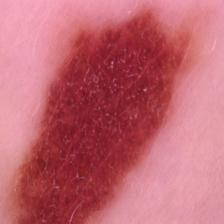
#> input picture src/backend/Benign/120.jpg, 224 x 224 px
$ python -i pipeline.py   (imports and definitions only)
#> lines starting #> are read from the running program, lines starting #| are printed output that depends on the picture; after the words box and inside, x2 and y2 are one past the last pixel; in counts of white or black regions, pixels touching at a corner belong together
#> further down, picture is the input picture: shape (224, 224, 3); mean B, G, R 112.3, 101.2, 192.2
import cv2
import numpy as np
import torch
from PIL import Image
import io

# [141 lines left out: functions remove_hair_artifacts, apply_clahe_enhancement, analyze_dermatoscopic_features, not called in this run]


def detect_and_crop_lesion_roi(image_bgr: np.ndarray) -> tuple[np.ndarray, float]:
    """
    Detects human skin region, eliminates background objects (laptops, desks, clothing),
    and applies Center Distance Weighting to crop tightly around macroscopic smartphone photo lesions.
    Extracts ABCDE intra-lesion color variegation std.
    """
    h, w, _ = image_bgr.shape
#> h = 224; w = 224

    # 1. Skin Segmentation in YCbCr
    ycrcb = cv2.cvtColor(image_bgr, cv2.COLOR_BGR2YCrCb)
#> ycrcb: shape (224, 224, 3); mean of channels 0, 1, 2 129.7, 172.6, 118.2
    skin_mask = cv2.inRange(ycrcb, np.array([0, 133, 77], dtype=np.uint8), np.array([255, 173, 127], dtype=np.uint8))
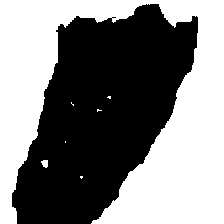
#> skin_mask: shape (224, 224); 49.8% white; 7 white regions (5 under 20 px), largest, box (x1, y1, x2, y2) and area: (0, 0, 224, 224) 24901, (41, 160, 48, 168) 43
    kernel = cv2.getStructuringElement(cv2.MORPH_ELLIPSE, (9, 9))
    skin_mask = cv2.morphologyEx(skin_mask, cv2.MORPH_CLOSE, kernel)
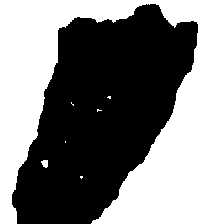
#> skin_mask: shape (224, 224); 50% white; 7 white regions (5 under 20 px), largest, box (x1, y1, x2, y2) and area: (0, 0, 224, 224) 25006, (41, 160, 48, 168) 43

    skin_ratio = np.count_nonzero(skin_mask) / float(h * w)
#> skin_ratio = 0.5
    crop_bgr = image_bgr

    if (w > 350 or h > 350) and skin_ratio > 0.15:
        # Mask out non-skin background (laptop, table, background objects) to white
        gray = cv2.cvtColor(image_bgr, cv2.COLOR_BGR2GRAY).astype(np.float32)
        gray[skin_mask == 0] = 255.0

        # Center Distance Weighting: penalizes edge artifacts (bracelets, watches, shadows under arm)
        cx, cy = w / 2.0, h / 2.0
        diag = np.sqrt(w**2 + h**2)
        y_coords, x_coords = np.indices((h, w))
        dist_map = np.sqrt((x_coords - cx)**2 + (y_coords - cy)**2) / diag

        weighted_score = gray + (120.0 * dist_map)
        min_val, max_val, min_loc, max_loc = cv2.minMaxLoc(weighted_score)

        mx, my = min_loc
        crop_size = min(int(min(w, h) * 0.45), 320)
        crop_size = max(crop_size, 160)

        x1, y1 = max(0, mx - crop_size // 2), max(0, my - crop_size // 2)
        x2, y2 = min(w, x1 + crop_size), min(h, y1 + crop_size)
        crop_bgr = image_bgr[y1:y2, x1:x2]

    # Compute ABCDE Color Variegation Std on cropped lesion
    ch, cw, _ = crop_bgr.shape
#> ch = 224; cw = 224
    lab = cv2.cvtColor(crop_bgr, cv2.COLOR_BGR2LAB).astype(np.float32)
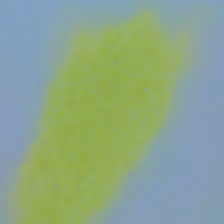
#> lab: shape (224, 224, 3) float32; mean B, G, R 137.8, 165.3, 140
    corners = np.concatenate([
        lab[0:10, 0:10].reshape(-1, 3),
        lab[0:10, cw-10:cw].reshape(-1, 3),
        lab[ch-10:ch, 0:10].reshape(-1, 3),
        lab[ch-10:ch, cw-10:cw].reshape(-1, 3)
    ], axis=0)
#> corners = 400 rows, first 8: [192, 160, 129], [191, 160, 129], [191, 160, 129], [190, 160, 129], [190, 160, 129], [191, 160, 129], [191, 160, 129], [192, 160, 129]
    bg_skin = np.median(corners, axis=0)
#> bg_skin = [177, 159.5, 130]
    delta_e = np.sqrt(np.sum((lab - bg_skin) ** 2, axis=2))
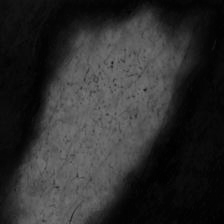
#> delta_e: shape (224, 224) float32; min 0.5, max 118.8, mean 45.9
    max_delta = np.max(delta_e)
#> max_delta = 118.8

    thresh_val = max(18.0, max_delta * 0.40)
#> thresh_val = 47.5
    _, mask = cv2.threshold(delta_e.astype(np.uint8), int(thresh_val), 255, cv2.THRESH_BINARY)
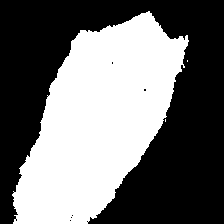
#> mask: shape (224, 224); 44.1% white; 3 white regions (2 under 20 px)
    contours, _ = cv2.findContours(mask, cv2.RETR_EXTERNAL, cv2.CHAIN_APPROX_SIMPLE)
#> contours = 3 contours, 2 with area under 20; largest, box (x1, y1, x2, y2) and area: (12, 11, 189, 224) 21820

    color_var = 12.0
    if contours:
        c = max(contours, key=cv2.contourArea)
#> c = contour of 367 points, box (x1, y1, x2, y2) (12, 11, 189, 224), area 21820
        exact_mask = np.zeros((ch, cw), dtype=np.uint8)
        cv2.drawContours(exact_mask, [c], -1, 255, -1)
#> exact_mask: shape (224, 224); 44.1% white; 1 white region, box (x1, y1, x2, y2) and area: (12, 11, 189, 224) 22141
        lesion_lab = lab[exact_mask == 255]
        if len(lesion_lab) > 10:
            color_var = float(np.std(lesion_lab[:, 0]) * 0.4 + np.std(lesion_lab[:, 1]) * 0.3 + np.std(lesion_lab[:, 2]) * 0.3)
#> color_var = 7.27

    return crop_bgr, color_var


# [48 lines left out: function preprocess_image_bytes, not called in this run]

>>> import cv2
>>> picture = cv2.imread('../../Benign/120.jpg')
>>> result = detect_and_crop_lesion_roi(picture)

$ run again, on src/backend/Benign/1731.jpg
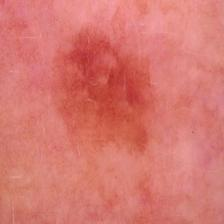
#> input picture src/backend/Benign/1731.jpg, 224 x 224 px
#> picture is the input picture: shape (224, 224, 3); mean B, G, R 111.7, 119.5, 214.8
#> ycrcb: shape (224, 224, 3); mean of channels 0, 1, 2 147.1, 176.3, 108
#> in detect_and_crop_lesion_roi, `skin_mask = cv2.morphologyEx(skin_mask, cv2.MORPH_CLOSE, kernel)`:
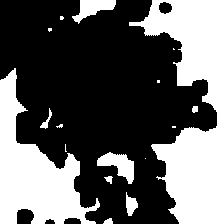
#> skin_mask: shape (224, 224); 37.9% white; 17 white regions (8 under 20 px), largest, box (x1, y1, x2, y2) and area: (129, 0, 224, 224) 10720, (0, 68, 100, 224) 6733, (97, 152, 134, 184) 593
#> skin_ratio = 0.379
#> corners = 400 rows, first 8: [145, 171, 147], [147, 171, 147], [142, 172, 146], [137, 172, 146], [144, 172, 144], [159, 171, 143], [161, 171, 140], [154, 171, 141]
#> bg_skin = [151, 160, 144]
#> max_delta = 57.59
#> thresh_val = 23.04
#> mask: shape (224, 224); 16.4% white; 47 white regions (40 under 20 px)
#> contours = 47 contours, 42 with area under 20; largest, box (x1, y1, x2, y2) and area: (62, 34, 150, 150) 5427, (139, 0, 207, 50) 1612, (66, 0, 124, 24) 718, (176, 142, 191, 163) 130, (124, 0, 136, 25) 92
#> c = contour of 319 points, box (x1, y1, x2, y2) (62, 34, 150, 150), area 5427
#> in detect_and_crop_lesion_roi, `cv2.drawContours(exact_mask, [c], -1, 255, -1)`:
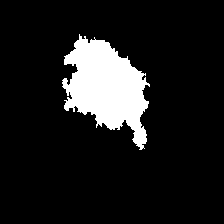
#> exact_mask: shape (224, 224); 11.3% white; 1 white region, box (x1, y1, x2, y2) and area: (62, 34, 150, 150) 5673
#> color_var = 4.61

$ run again, on src/backend/Benign/1994.jpg
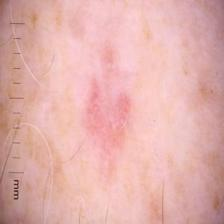
#> input picture src/backend/Benign/1994.jpg, 224 x 224 px
#> picture is the input picture: shape (224, 224, 3); mean B, G, R 172.6, 176.8, 226.5
#> ycrcb: shape (224, 224, 3); mean of channels 0, 1, 2 191.2, 153.2, 117.5
#> in detect_and_crop_lesion_roi, `skin_mask = cv2.inRange(ycrcb, np.array([0, 133, 77], dtype=np.uint8),..`:
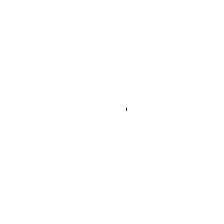
#> skin_mask: shape (224, 224); 100% white; black in thin lines or dots, all inside (x1, y1, x2, y2) = (126, 108, 127, 111)
#> skin_ratio = 1
#> corners = 400 rows, first 8: [108, 147, 144], [109, 146, 144], [112, 147, 142], [116, 146, 142], [121, 145, 139], [125, 145, 138], [128, 145, 137], [130, 145, 135]
#> bg_skin = [133, 146, 133]
#> max_delta = 97.33
#> thresh_val = 38.93
#> mask: shape (224, 224); 85.3% white; 24 black regions (20 under 20 px)
#> contours = 30 contours, 29 with area under 20; largest, box (x1, y1, x2, y2) and area: (5, 0, 221, 224) 42236
#> c = contour of 619 points, box (x1, y1, x2, y2) (5, 0, 221, 224), area 42236
#> in detect_and_crop_lesion_roi, `cv2.drawContours(exact_mask, [c], -1, 255, -1)`:
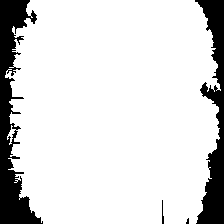
#> exact_mask: shape (224, 224); 85.5% white; 4 black regions (1 under 20 px), largest, box (x1, y1, x2, y2) and area: (0, 0, 43, 224) 4110, (195, 0, 224, 224) 3112, (162, 200, 164, 224) 32
#> color_var = 7.36

$ run again, on src/backend/Benign/2861.jpg
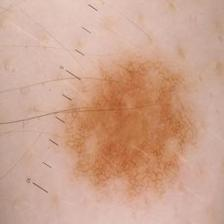
#> input picture src/backend/Benign/2861.jpg, 224 x 224 px
#> picture is the input picture: shape (224, 224, 3); mean B, G, R 142.7, 163.2, 205.1
#> ycrcb: shape (224, 224, 3); mean of channels 0, 1, 2 173.4, 150.7, 110.6
#> skin_mask: shape (224, 224); every value is 255
#> skin_ratio = 1
#> corners = 400 rows, first 8: [193, 135, 138], [193, 135, 138], [194, 135, 138], [196, 135, 138], [197, 135, 138], [200, 135, 138], [202, 135, 138], [203, 135, 138]
#> bg_skin = [173, 138, 139]
#> max_delta = 68.77
#> thresh_val = 27.51
#> in detect_and_crop_lesion_roi, `_, mask = cv2.threshold(delta_e.astype(np.uint8), int(thresh_val), 255..`:
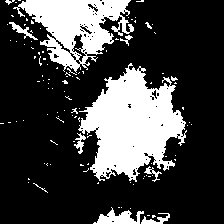
#> mask: shape (224, 224); 25.9% white; 108 white regions (96 under 20 px)
#> contours = 108 contours, 100 with area under 20; largest, box (x1, y1, x2, y2) and area: (78, 63, 187, 182) 7110, (13, 0, 134, 73) 4340, (93, 207, 144, 224) 364, (9, 22, 38, 40) 98, (141, 213, 170, 224) 91, (74, 133, 86, 154) 70, (144, 166, 162, 182) 52, (120, 35, 133, 46) 24
#> c = contour of 466 points, box (x1, y1, x2, y2) (78, 63, 187, 182), area 7110
#> in detect_and_crop_lesion_roi, `cv2.drawContours(exact_mask, [c], -1, 255, -1)`:
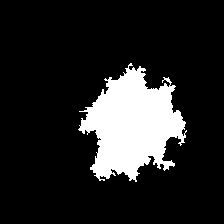
#> exact_mask: shape (224, 224); 14.8% white; 1 white region, box (x1, y1, x2, y2) and area: (78, 63, 187, 182) 7450
#> color_var = 4.21
